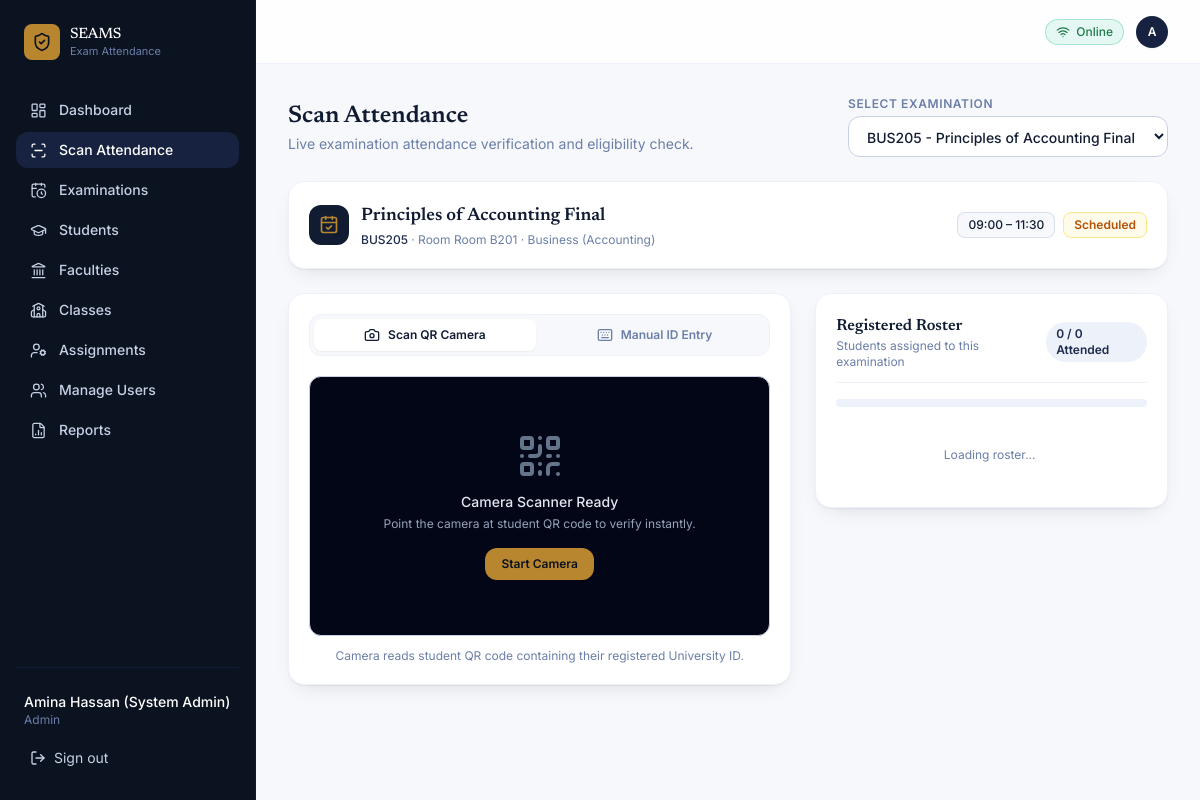
/scan.php (signed in), run on the app's committed database.
### tables this page shows
CREATE TABLE IF NOT EXISTS `users` (
    `id` INT AUTO_INCREMENT PRIMARY KEY,
    `full_name` VARCHAR(150) NOT NULL,
    `username` VARCHAR(60) NOT NULL UNIQUE,
    `email` VARCHAR(150) NOT NULL UNIQUE,
    `phone` VARCHAR(30) DEFAULT '',
    `invigilator_id` VARCHAR(50) DEFAULT '',
    `password` VARCHAR(255) NOT NULL,
    `role` ENUM('admin', 'invigilator') NOT NULL DEFAULT 'invigilator',
    `is_active` TINYINT(1) NOT NULL DEFAULT 1,
    `created_at` DATETIME DEFAULT CURRENT_TIMESTAMP
);

CREATE TABLE IF NOT EXISTS `examinations` (
    `id` INT AUTO_INCREMENT PRIMARY KEY,
    `exam_name` VARCHAR(150) NOT NULL,
    `course_code` VARCHAR(50) NOT NULL,
    `exam_date` DATE NOT NULL,
    `start_time` VARCHAR(10) NOT NULL,
    `end_time` VARCHAR(10) NOT NULL,
    `exam_room` VARCHAR(50) NOT NULL,
    `faculty` VARCHAR(100) NOT NULL,
    `department` VARCHAR(100) NOT NULL,
    `require_fee_check` TINYINT(1) NOT NULL DEFAULT 1,
    `status` ENUM('scheduled', 'ongoing', 'completed') NOT NULL DEFAULT 'scheduled',
    `created_by` INT NULL,
    `created_at` DATETIME DEFAULT CURRENT_TIMESTAMP
);

### config/db.php (called while the page is built, shortened)
<?php
function getDB() {
    static $pdo = null;
    if ($pdo === null) {
        try {
            $pdo = new PDO("mysql:host=" . DB_HOST . ";charset=utf8mb4", DB_USER, DB_PASS, [
                PDO::ATTR_ERRMODE => PDO::ERRMODE_EXCEPTION,
                PDO::ATTR_DEFAULT_FETCH_MODE => PDO::FETCH_ASSOC,
            ]);
            $pdo->exec("CREATE DATABASE IF NOT EXISTS `" . DB_NAME . "` CHARACTER SET utf8mb4 COLLATE utf8mb4_unicode_ci");
            $pdo->exec("USE `" . DB_NAME . "`");
        } catch (PDOException $e) {
            die("Database Connection Error: " . $e->getMessage());
        }
    }
    return $pdo;
}
function requireAuth() {
    $pdo = getDB();
    $userId = $_SESSION['user']['id'] ?? 0;
    $username = $_SESSION['user']['username'] ?? '';
    if ($userId > 0) {
        $stmt = $pdo->prepare("SELECT id, full_name, username, email, phone, role, invigilator_id FROM `users` WHERE `id` = ?");
        $stmt->execute([$userId]);
        $u = $stmt->fetch();
    }
    return $_SESSION['user'];
}

### scan.php (the view, shortened to what this page needs)
<?php
require_once __DIR__ . '/includes/header.php';
$pdo = getDB();
$selectedExamId = intval($_GET['exam_id'] ?? 0);
if ($isAdmin) {
    $exams = $pdo->query("SELECT * FROM `examinations` ORDER BY `exam_date` DESC, `start_time` ASC")->fetchAll();
}
if ($selectedExamId === 0 && !empty($exams)) {
    $selectedExamId = $exams[0]['id'];
}
$selectedExam = null;
foreach ($exams as $e) {
    if ($e['id'] === $selectedExamId) {
        $selectedExam = $e;
        break;
    }
}
?>
<div class="space-y-6 fade-up">
    <div class="flex flex-col md:flex-row md:items-center justify-between gap-4">
        <div>
            <h1 class="font-display text-2xl text-ledger-900 font-semibold">
                <?= $isAdmin ? 'Scan Attendance' : 'Scan Student QR' ?>
            </h1>
            <p class="text-ledger-400 text-sm mt-0.5">Live examination attendance verification and eligibility check.</p>
        </div>
        <div class="w-full md:w-80">
            <label class="block text-xs font-semibold uppercase tracking-wider text-ledger-400 mb-1">Select Examination</label>
            <select id="examSelect" onchange="changeExam(this.value)" class="w-full px-3.5 py-2.5 bg-white border border-ledger-200 rounded-xl text-sm font-medium text-ledger-900 focus:outline-none focus:ring-2 focus:ring-seal/40 focus:border-seal transition-shadow">
                <?php if (empty($exams)): ?>
                    <option value="">No examinations available</option>
                <?php else: ?>
                    <?php foreach ($exams as $e): ?>
                        <option value="<?= $e['id'] ?>" <?= $e['id'] === $selectedExamId ? 'selected' : '' ?>>
                            <?= htmlspecialchars($e['course_code']) ?> - <?= htmlspecialchars($e['exam_name']) ?> (<?= htmlspecialchars($e['exam_room']) ?>)
                        </option>
                    <?php endforeach; ?>
                <?php endif; ?>
            </select>
        </div>
    </div>
    <?php if ($selectedExam): ?>
        <div class="bg-white rounded-2xl p-4 md:p-5 border border-ledger-100 shadow-card flex flex-wrap items-center justify-between gap-4">
            <div class="flex items-center gap-3">
                <div class="w-10 h-10 rounded-xl bg-ledger-900 text-seal flex items-center justify-center font-bold">
                    <i data-lucide="calendar-check" class="w-5 h-5"></i>
                </div>
                <div>
                    <h2 class="font-display text-base md:text-lg text-ledger-900 font-semibold"><?= htmlspecialchars($selectedExam['exam_name']) ?></h2>
                    <p class="text-ledger-400 text-xs mt-0.5">
                        <span class="font-medium text-ledger-700"><?= htmlspecialchars($selectedExam['course_code']) ?></span> · Room <?= htmlspecialchars($selectedExam['exam_room']) ?> · <?= htmlspecialchars($selectedExam['faculty']) ?> (<?= htmlspecialchars($selectedExam['department']) ?>)
                    </p>
                </div>
            </div>
            <div class="flex items-center gap-2">
                <span class="text-xs text-ledger-500 font-medium px-2.5 py-1 bg-ledger-50 border border-ledger-200/60 rounded-lg">
                    <?= htmlspecialchars($selectedExam['start_time']) ?> – <?= htmlspecialchars($selectedExam['end_time']) ?>
                </span>
                <span class="text-xs font-semibold px-2.5 py-1 rounded-lg border <?= $selectedExam['status'] === 'ongoing' ? 'bg-emerald-50 text-emerald-700 border-emerald-200' : 'bg-amber-50 text-amber-700 border-amber-200' ?>">
                    <?= ucfirst($selectedExam['status']) ?>
                </span>
            </div>
        </div>
        <div class="grid grid-cols-1 lg:grid-cols-12 gap-6">
            <div class="lg:col-span-7 space-y-6">
                <div class="bg-white rounded-2xl border border-ledger-100 shadow-card p-5">
                    <div class="flex items-center gap-2 p-1 bg-ledger-50 rounded-xl border border-ledger-100 mb-5">
                        <button type="button" id="tabQr" onclick="switchMode('qr')" class="flex-1 flex items-center justify-center gap-2 py-2 rounded-lg text-xs font-semibold transition-all bg-white text-ledger-900 shadow-sm">
                            <i data-lucide="camera" class="w-4 h-4"></i> Scan QR Camera
                        </button>
                        <button type="button" id="tabManual" onclick="switchMode('manual')" class="flex-1 flex items-center justify-center gap-2 py-2 rounded-lg text-xs font-semibold transition-all text-ledger-400 hover:text-ledger-700">
                            <i data-lucide="keyboard" class="w-4 h-4"></i> Manual ID Entry
                        </button>
                    </div>
                    <div id="qrScannerContainer" class="space-y-3">
                        <div class="relative bg-slate-950 rounded-xl overflow-hidden min-h-[260px] flex flex-col items-center justify-center border border-ledger-200">
                            <div id="qrPlaceholder" class="p-8 text-center text-slate-400">
                                <i data-lucide="qr-code" class="w-12 h-12 mx-auto mb-3 text-slate-500 animate-pulse"></i>
                                <p class="text-sm font-medium text-slate-200">Camera Scanner Ready</p>
                                <p class="text-xs text-slate-400 mt-1">Point the camera at student QR code to verify instantly.</p>
                                <button type="button" id="btnStartCamera" onclick="startScanner()" class="mt-4 px-4 py-2 bg-seal hover:bg-seal-dark text-ledger-950 font-semibold text-xs rounded-xl shadow-sm transition-colors">
                                    Start Camera
                                </button>
                            </div>
                        </div>
                        <p class="text-center text-xs text-ledger-400">
                            Camera reads student QR code containing their registered University ID.
                        </p>
                    </div>
                </div>
            </div>
            <div class="lg:col-span-5 space-y-6">
                <div class="bg-white rounded-2xl border border-ledger-100 shadow-card p-5">
                    <div class="flex items-center justify-between pb-3 border-b border-ledger-100">
                        <div>
                            <h3 class="font-display text-base text-ledger-900 font-semibold">Registered Roster</h3>
                            <p class="text-ledger-400 text-xs">Students assigned to this examination</p>
                        </div>
                        <span id="rosterCountBadge" class="text-xs font-semibold px-2.5 py-1 rounded-full bg-ledger-100 text-ledger-700">
                            0 / 0 Attended
                        </span>
                    </div>
                    <div class="w-full bg-ledger-100 rounded-full h-2 my-4 overflow-hidden">
                    </div>
                    <div id="rosterList" class="divide-y divide-ledger-100 max-h-[380px] overflow-y-auto pr-1">
                        <p class="py-6 text-center text-ledger-400 text-xs">Loading roster...</p>
                    </div>
                </div>
            </div>
        </div>
    <?php endif; ?>
</div>
<?php require_once __DIR__ . '/includes/footer.php'; ?>

### includes/header.php (shortened to what this page needs)
<?php
require_once __DIR__ . '/../config/db.php';
$currentUser = requireAuth();
$isAdmin = ($currentUser['role'] ?? '') === 'admin';
$currentPage = basename($_SERVER['PHP_SELF']);
function navItem($url, $label, $iconName, $currentPage) {
    $isActive = ($currentPage === $url || ($url === 'index.php' && ($currentPage === '' || $currentPage === 'index.php')));
    $activeClass = $isActive
        ? 'bg-ledger-800 text-white'
        : 'text-ledger-200 hover:bg-ledger-800/60 hover:text-white';
    echo '<a href="' . htmlspecialchars($url) . '" class="flex items-center gap-3 px-3.5 py-2 rounded-xl text-sm font-medium transition-colors ' . $activeClass . '">';
    echo '<i data-lucide="' . htmlspecialchars($iconName) . '" class="w-[17px] h-[17px] stroke-[1.8] shrink-0"></i>';
    echo '<span>' . htmlspecialchars($label) . '</span>';
    echo '</a>';
}
?>
<!DOCTYPE html>
<html lang="en">
<head>
    <script src="https://cdn.tailwindcss.com"></script>
</head>
<body class="min-h-screen flex bg-ledger-50 text-ledger-900 antialiased selection:bg-seal/20 selection:text-seal-dark">
    <aside class="hidden md:flex flex-col w-64 bg-ledger-950 shrink-0 px-4 py-6 border-r border-ledger-900 min-h-screen">
        <div class="flex items-center gap-2.5 px-2 mb-8">
            <div class="w-9 h-9 rounded-lg bg-seal flex items-center justify-center text-ledger-950">
                <i data-lucide="shield-check" class="w-5 h-5 stroke-[2]"></i>
            </div>
            <div class="leading-tight">
                <p class="font-display text-white text-[15px] font-medium tracking-tight">SEAMS</p>
                <p class="text-ledger-400 text-[11px]">Exam Attendance</p>
            </div>
        </div>
        <nav class="flex flex-col gap-1 flex-1">
            <?php navItem('index.php', 'Dashboard', 'layout-dashboard', $currentPage); ?>
            <?php if ($isAdmin): ?>
                <?php navItem('students.php', 'Students', 'graduation-cap', $currentPage); ?>
                <?php navItem('faculties.php', 'Faculties', 'landmark', $currentPage); ?>
                <?php navItem('classes.php', 'Classes', 'school', $currentPage); ?>
                <?php navItem('assignments.php', 'Assignments', 'user-cog', $currentPage); ?>
                <?php navItem('users.php', 'Manage Users', 'users', $currentPage); ?>
                <?php navItem('reports.php', 'Reports', 'file-bar-chart-2', $currentPage); ?>
            <?php endif; ?>
        </nav>
        <div class="mt-auto pt-6 border-t border-ledger-800/80">
            <div class="px-2 mb-3">
                <p class="text-white text-sm font-medium truncate"><?= htmlspecialchars($currentUser['full_name'] ?? 'Admin') ?></p>
                <p class="text-ledger-400 text-xs capitalize"><?= htmlspecialchars($currentUser['role'] ?? 'admin') ?></p>
            </div>
            <a href="logout.php" class="w-full flex items-center gap-2 px-3.5 py-2 rounded-xl text-sm text-ledger-200 hover:bg-ledger-800/60 hover:text-white transition-colors">
                <i data-lucide="log-out" class="w-4 h-4"></i> Sign out
            </a>
        </div>
    </aside>
    <div class="flex-1 flex flex-col min-w-0">
        <header class="h-16 border-b border-ledger-100 bg-white/80 backdrop-blur px-4 md:px-8 flex items-center justify-between sticky top-0 z-30">
            <div class="flex items-center gap-3">
                <div class="flex items-center gap-1.5 px-2.5 py-1 rounded-full text-xs font-medium border bg-emerald-500/10 text-eligible border-emerald-500/30" title="Connected to server">
                    <i data-lucide="wifi" class="w-3.5 h-3.5"></i>
                    <span>Online</span>
                </div>
                <div class="w-8 h-8 rounded-full bg-ledger-800 text-white flex items-center justify-center text-xs font-semibold uppercase shadow-sm">
                    <?= htmlspecialchars(mb_substr($currentUser['full_name'] ?? 'U', 0, 1)) ?>
                </div>
            </div>
        </header>
        <main class="flex-1 p-4 md:p-8 max-w-7xl w-full mx-auto">

### includes/header.php (style rules this page uses)
body { font-family: 'Inter', ui-sans-serif, system-ui, sans-serif; }
.font-display { font-family: 'Newsreader', ui-serif, Georgia, serif; }
.fade-up { animation: fadeUp 0.25s ease-out forwards; }

### data on the page
users: full_name "Amina Hassan (System Admin)", role "Admin", full_name "A"
examinations: exam_name "Principles of Accounting Final", course_code "BUS205", exam_room "Room B201", faculty "Business", department "Accounting", start_time "09:00", end_time "11:30", status "Scheduled"

### other printed values
$label "Dashboard Scan Attendance Examinations Students Faculties Classes Assignments Manage Users Reports"
form field value "BUS205 - Principles of Accounting Final (Room B201)"
